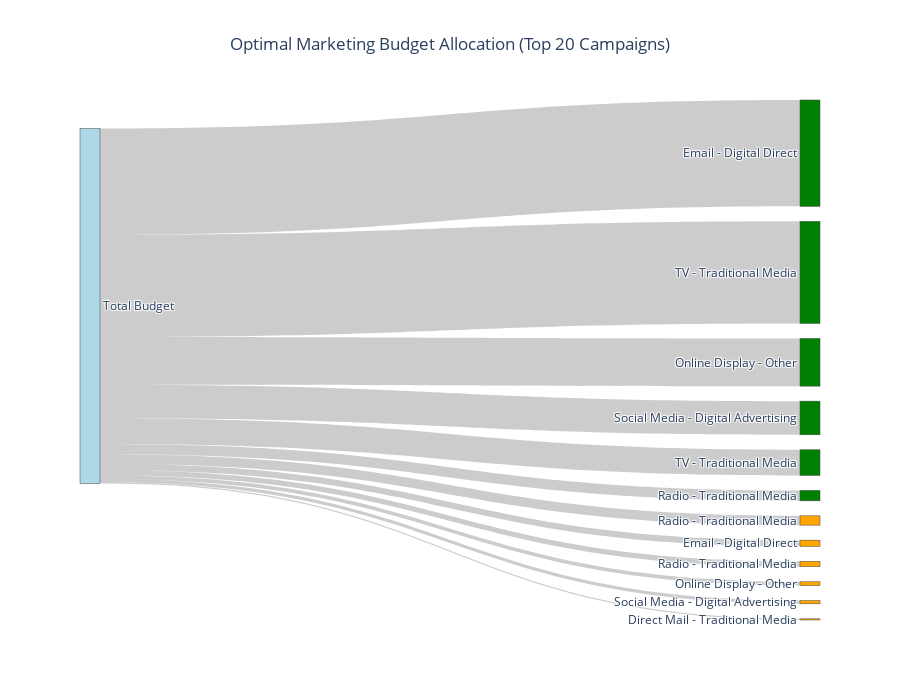

Notebook source saved alongside this figure:
### Markdown cell above
### Marketing Budget Allocation sankey

### Code cell
marketing_budget_allocation_sankey_query = "SELECT * FROM gold.analytics_marketing_budget_allocation ORDER BY recommended_budget DESC"
marketing_budget_allocation_sankey_df = fetch_data(marketing_budget_allocation_sankey_query)

# Prepare Sankey nodes and links
sources = []
targets = []
values = []

labels = ['Total Budget'] + (
    marketing_budget_allocation_sankey_df['campaign_type'] + " - " +
    marketing_budget_allocation_sankey_df['channel_group']
).tolist()

for i, row in marketing_budget_allocation_sankey_df.iterrows():
    sources.append(0)  # From Total Budget
    targets.append(i + 1)
    values.append(row['recommended_budget'])

# Color nodes by efficiency
median_efficiency = marketing_budget_allocation_sankey_df['efficiency_score'].median()
colors = ['lightblue'] + [
    'green' if e > median_efficiency else 'orange' 
    for e in marketing_budget_allocation_sankey_df['efficiency_score']
]

# Create Sankey diagram
fig = go.Figure(go.Sankey(
    node=dict(
        pad=15,
        thickness=20,
        label=labels,
        color=colors
    ),
    link=dict(
        source=sources,
        target=targets,
        value=values,
        hovertemplate='%{source.label} → %{target.label}<br>Budget: $%{value:,.0f}<extra></extra>'
    )
))

# Layout improvements
fig.update_layout(
    title=dict(
        text="Optimal Marketing Budget Allocation (Top 20 Campaigns)",
        x=0.5,
        xanchor='center'
    ),
    height=700,
    template='plotly_white'
)

fig.show()

### Figure 1 — Plotly figure (JSON) as saved in the notebook; plotly's stock layout.template omitted (floating-point values rounded to 4 significant figures)
{"data": [{"link": {"hovertemplate": "%{source.label} → %{target.label}<br>Budget: $%{value:,.0f}<extra></extra>", "source": [0, 0, 0, 0, 0, 0, 0, 0, 0, 0, 0, 0, 0], "target": [1, 2, 3, 4, 5, 6, 7, 8, 9, 10, 11, 12, 13], "value": [303100.0, 291100.0, 135800.0, 95910.0, 73100.0, 29660.0, 26560.0, 17660.0, 15440.0, 10780.0, 9363.0, 3334.0, -11900.0]}, "node": {"color": ["lightblue", "green", "green", "green", "green", "green", "green", "orange", "orange", "orange", "orange", "orange", "orange", "orange"], "label": ["Total Budget", "Email - Digital Direct", "TV - Traditional Media", "Online Display - Other", "Social Media - Digital Advertising", "TV - Traditional Media", "Radio - Traditional Media", "Radio - Traditional Media", "Email - Digital Direct", "Radio - Traditional Media", "Online Display - Other", "Social Media - Digital Advertising", "Direct Mail - Traditional Media", "Email - Digital Direct"], "pad": 15, "thickness": 20}, "type": "sankey"}], "layout": {"height": 700, "title": {"text": "Optimal Marketing Budget Allocation (Top 20 Campaigns)", "x": 0.5, "xanchor": "center"}}}
